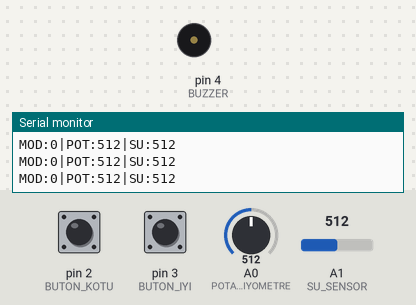
Simulated run of this sketch. Board: Arduino Uno, built with avr-gcc and run on an emulated ATmega328P. On the bench: buzzer (waves = sounding), the last lines printed to the serial monitor. The inputs (shaded band) are chosen by the test bench; at power-on: pin 2 (BUTON_KOTU) HIGH, A0 (POTANSIYOMETRE) = 512, A1 (SU_SENSOR) = 512, pin 3 (BUTON_IYI) HIGH.

Above: at 1.6 s.
1.7 s: pin 2 (BUTON_KOTU) pulled LOW for 0.15 s
At 2.19 s:
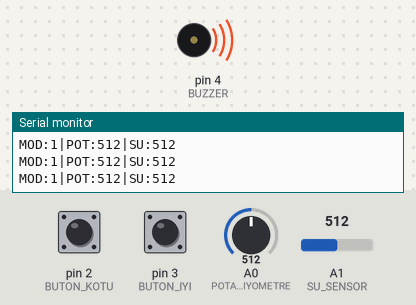
4.7 s: A0 (POTANSIYOMETRE) set to 0
At 5.04 s:
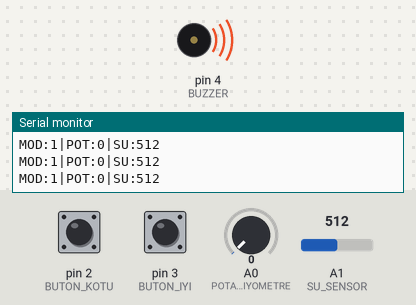
7.7 s: A1 (SU_SENSOR) set to 987
10.7 s: A1 (SU_SENSOR) set to 1014
13.7 s: A0 (POTANSIYOMETRE) set to 8
At 13.91 s:
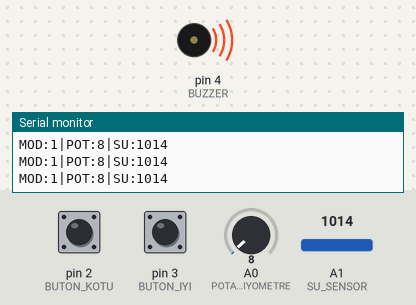
16.7 s: A0 (POTANSIYOMETRE) set to 11
At 17.11 s:
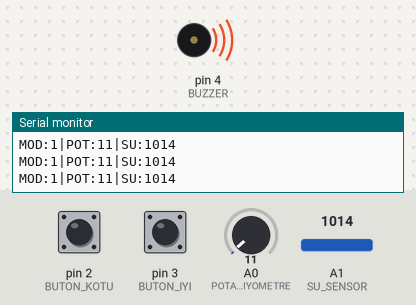
Timing chart, 0 to 19.7 s (numbered marks = the images above; inputs shaded):
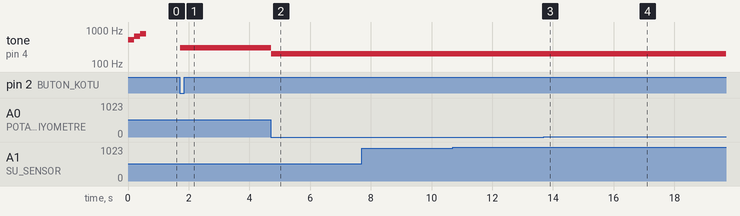

The sketch:

sketch_feb15a.ino
```cpp
// ==========================================
// ARDUINO KODU - İklim Simülasyonu
// ==========================================

#define POTANSIYOMETRE A0    // Potansiyometre pin
#define SU_SENSOR A1         // Su sensörü pin
#define BUTON_KOTU 2         // İhmal senaryosu butonu
#define BUTON_IYI 3          // Kurtarma senaryosu butonu
#define BUZZER 4             // Buzzer pin

int aktifMod = 0;            // 0: Bekleme, 1: Kötü, 2: İyi

void setup() {
  // Seri haberleşme başlat
  Serial.begin(9600);

  // Pin modları
  pinMode(BUTON_KOTU, INPUT_PULLUP);
  pinMode(BUTON_IYI, INPUT_PULLUP);
  pinMode(BUZZER, OUTPUT);

  // Başlangıç melodisi
  tone(BUZZER, 523, 200); delay(200);
  tone(BUZZER, 659, 200); delay(200);
  tone(BUZZER, 784, 200);

  Serial.println("Sistem hazir!");
}

void loop() {
  // Butonları oku (ters mantık - pull-up)
  bool btnKotu = !digitalRead(BUTON_KOTU);
  bool btnIyi = !digitalRead(BUTON_IYI);

  // Mod değiştirme
  if (btnKotu && aktifMod != 1) {
    aktifMod = 1;
    tone(BUZZER, 300, 300); // Düşük ses - kötü senaryo
    delay(200);
  }
  else if (btnIyi && aktifMod != 2) {
    aktifMod = 2;
    tone(BUZZER, 1000, 200); // Yüksek ses - iyi senaryo
    delay(200);
  }

  // Sensörleri oku
  int potDeger = analogRead(POTANSIYOMETRE);
  int suDeger = analogRead(SU_SENSOR);

  // Processing'e veri gönder (format: MOD:1|POT:512|SU:300)
  Serial.print("MOD:");
  Serial.print(aktifMod);
  Serial.print("|POT:");
  Serial.print(potDeger);
  Serial.print("|SU:");
  Serial.println(suDeger);

  // Buzzer feedback (sadece aktif modda)
  if (aktifMod == 1) {
    // Potansiyometre değişimine göre ses
    int frekans = map(potDeger, 0, 1023, 200, 400);
    tone(BUZZER, frekans, 50);
  }
  else if (aktifMod == 2) {
    // Su seviyesine göre ses
    int frekans = map(suDeger, 0, 1023, 400, 1500);
    tone(BUZZER, frekans, 50);
  }

  delay(50); // 50ms bekle
}
```

Measured:
- after the input at 1.7 s, tone on pin 4 (BUZZER): silent → 300 Hz at once
- after the input at 4.7 s, tone on pin 4 (BUZZER): 300 Hz → 200 Hz at once
- after the input at 13.7 s, tone on pin 4 (BUZZER): 200 Hz → 201 Hz at once
- after the input at 16.7 s, tone on pin 4 (BUZZER): 201 Hz → 202 Hz at once
